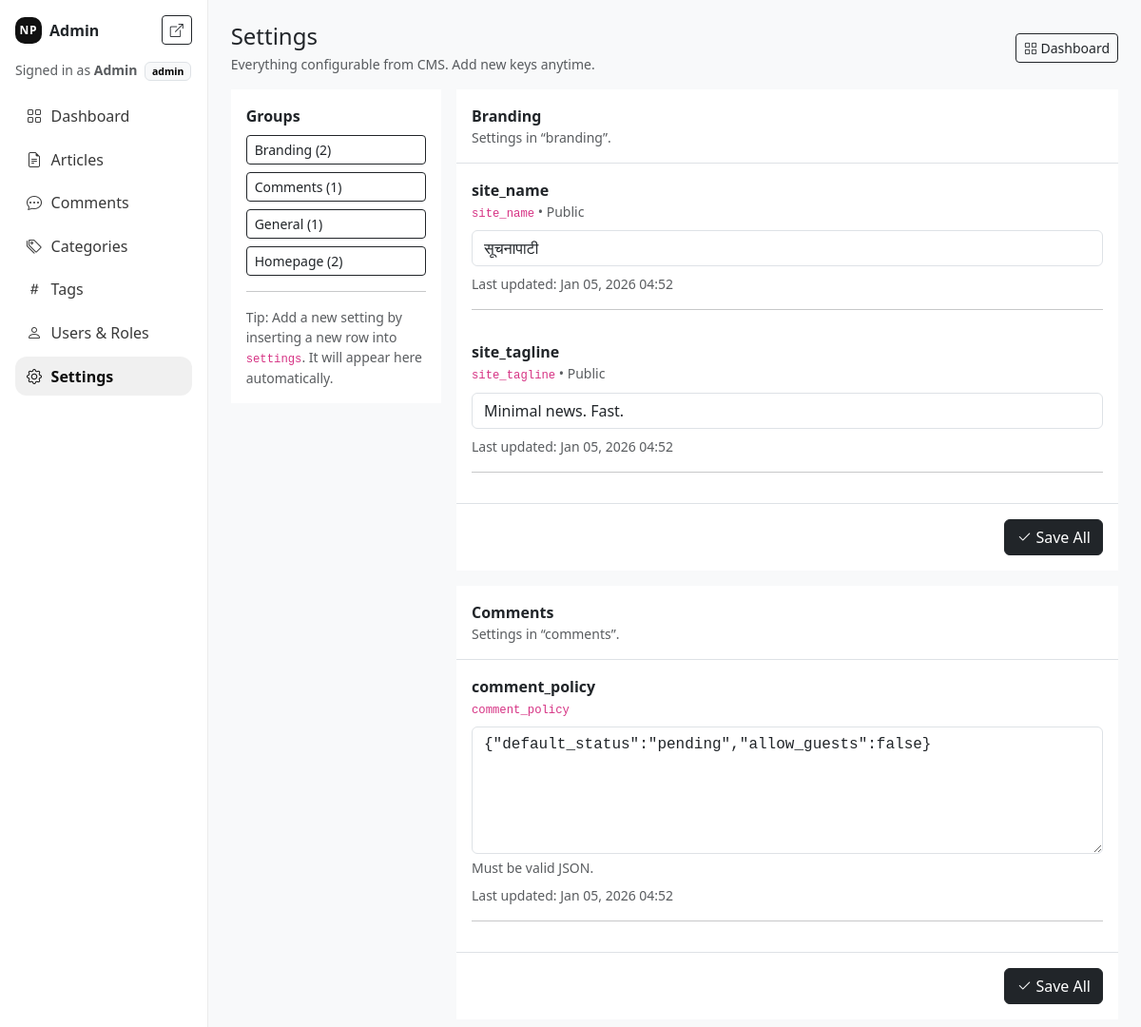
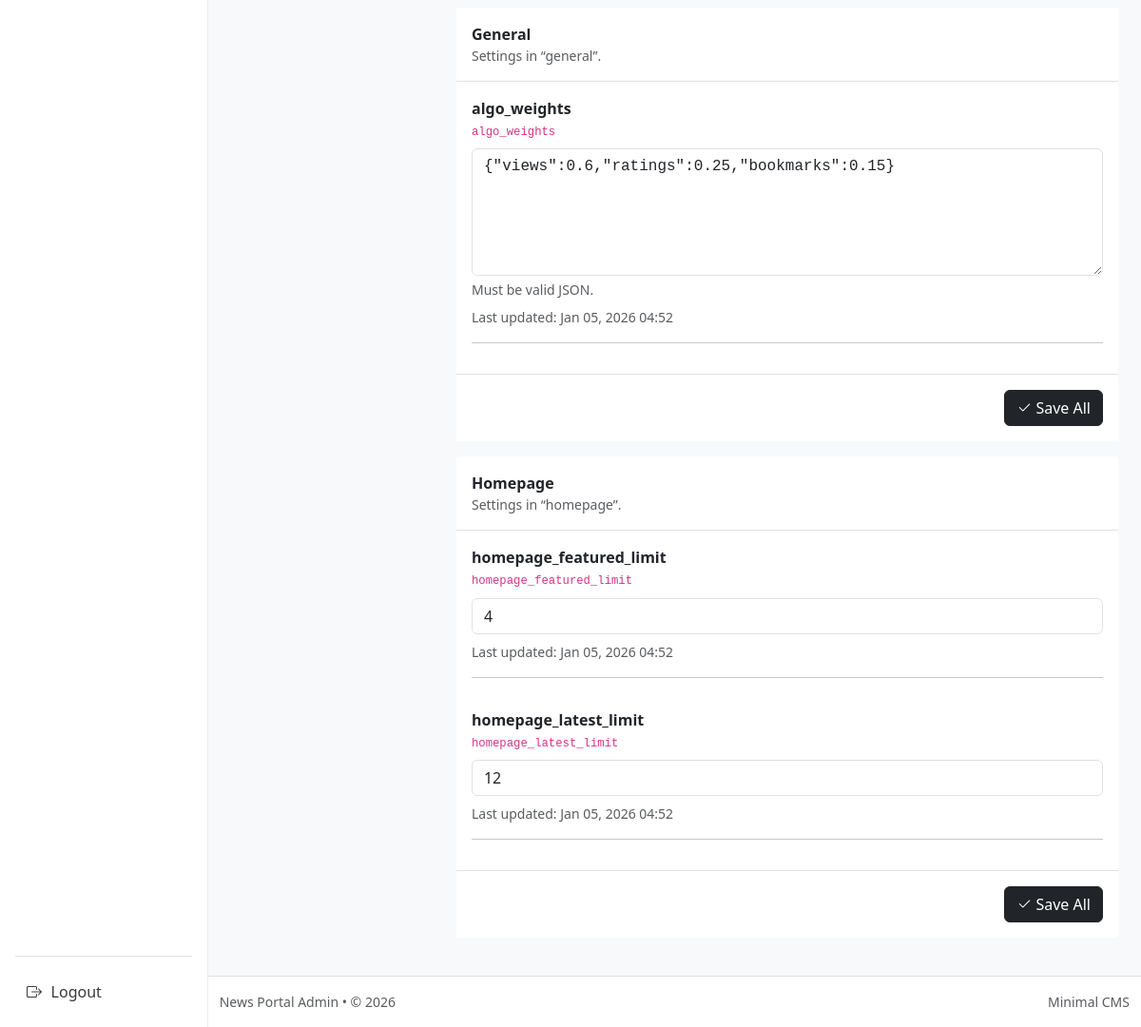
Page /public/admin/settings.php (signed in) on the committed database (2 pictures, top to bottom).
### tables this page shows
CREATE TABLE `settings` (
  `id` int(11) NOT NULL,
  `setting_key` varchar(120) NOT NULL,
  `setting_value` longtext DEFAULT NULL,
  `group_name` varchar(50) NOT NULL DEFAULT 'general',
  `type` enum('string','text','int','bool','json') NOT NULL DEFAULT 'string',
  `label` varchar(120) DEFAULT NULL,
  `description` varchar(255) DEFAULT NULL,
  `is_public` tinyint(1) NOT NULL DEFAULT 0,
  `updated_at` timestamp NULL DEFAULT NULL ON UPDATE current_timestamp()
);

### public/admin/settings.php (the view, shortened to what this page needs)
<?php
$pdo = db();
$ADMIN_URL = rtrim(BASE_URL, '/') . '/admin';
function h(?string $v): string
{
    return htmlspecialchars((string) $v, ENT_QUOTES, 'UTF-8');
}
$rows = [];
try {
    $rows = $pdo->query("
        SELECT
            id,
            setting_key,
            setting_value,
            group_name,
            type,
            label,
            description,
            is_public,
            updated_at
        FROM settings
        ORDER BY group_name ASC, setting_key ASC
    ")->fetchAll() ?: [];
} catch (Throwable $e) {
    $rows = [];
}
$groups = [];
foreach ($rows as $r) {
    $g = (string) ($r['group_name'] ?? 'general');
    $groups[$g][] = $r;
}
require_once __DIR__ . '/_partials/admin_header.php';
require_once __DIR__ . '/_partials/admin_nav.php';
?>
<main id="main" class="container-fluid p-3 p-md-4" style="max-width: 1200px;">
    <div
        class="d-flex flex-column flex-lg-row justify-content-between align-items-start align-items-lg-center gap-2 mb-3">
        <div>
            <h1 class="h4 mb-1">Settings</h1>
            <div class="small text-muted">Everything configurable from CMS. Add new keys anytime.</div>
        </div>
        <div class="d-flex gap-2 flex-wrap">
            <a class="btn btn-sm btn-outline-dark" href="<?= h($ADMIN_URL) ?>/dashboard.php">
                <i class="bi bi-grid"></i> Dashboard
            </a>
        </div>
    </div>
    <?php if (empty($rows)): ?>
        <div class="np-card p-4 bg-white">
            <div class="fw-semibold mb-1">No settings found</div>
            <div class="text-muted small">
                Insert settings rows into <code>settings</code> table, then reload this page.
            </div>
        </div>
    <?php else: ?>
        <div class="row g-3">
            <div class="col-12 col-lg-3">
                <div class="np-card p-3 bg-white">
                    <div class="fw-semibold mb-2">Groups</div>
                    <div class="d-grid gap-2">
                        <?php foreach (array_keys($groups) as $g): ?>
                            <a class="btn btn-sm btn-outline-dark text-start" href="#group-<?= h($g) ?>">
                                <?= h(ucfirst($g)) ?> (<?= count($groups[$g]) ?>)
                            </a>
                        <?php endforeach; ?>
                    </div>
                    <hr class="my-3">
                    <div class="small text-muted">
                        Tip: Add a new setting by inserting a new row into <code>settings</code>.
                        It will appear here automatically.
                    </div>
                </div>
            </div>
            <div class="col-12 col-lg-9">
                <form method="post" action="<?= h($ADMIN_URL) ?>/settings_save.php" autocomplete="off">
                    <?php foreach ($groups as $g => $items): ?>
                        <section id="group-<?= h($g) ?>" class="mb-3">
                            <div class="np-card p-0 bg-white overflow-hidden">
                                <div class="p-3 border-bottom">
                                    <div class="fw-semibold"><?= h(ucfirst($g)) ?></div>
                                    <div class="small text-muted">Settings in “<?= h($g) ?>”.</div>
                                </div>
                                <div class="p-3">
                                    <div class="row g-3">
                                        <?php foreach ($items as $it): ?>
                                            <?php
                                            $key = (string) $it['setting_key'];
                                            $rawVal = (string) ($it['setting_value'] ?? '');
                                            $decoded = null;
                                            $isJson = false;
                                            if ($rawVal !== '') {
                                                $tmp = json_decode($rawVal, true);
                                                if (json_last_error() === JSON_ERROR_NONE) {
                                                    $decoded = $tmp;
                                                    $isJson = true;
                                                }
                                            }
                                            $type = (string) ($it['type'] ?? 'string');
                                            if ($type === 'bool') {
                                                $val = ($isJson ? (bool) $decoded : ($rawVal === '1'));
                                                $val = $val ? '1' : '0';
                                            } elseif ($type === 'int') {
                                                $val = (string) ($isJson ? (int) $decoded : (int) $rawVal);
                                            } elseif ($type === 'json') {
                                                $val = $rawVal;
                                            } else {
                                                $val = $isJson && is_string($decoded) ? $decoded : $rawVal;
                                            }
                                            $type = (string) ($it['type'] ?? 'string');
                                            $label = (string) ($it['label'] ?? $key);
                                            $isPublic = (int) ($it['is_public'] ?? 0);
                                            $name = 'settings[' . $key . ']';
                                            ?>
                                            <div class="col-12">
                                                <div class="d-flex justify-content-between align-items-start gap-3">
                                                    <div>
                                                        <div class="fw-semibold"><?= h($label) ?></div>
                                                        <div class="small text-muted">
                                                            <code><?= h($key) ?></code>
                                                            <?= $isPublic ? ' • Public' : '' ?>
                                                        </div>
                                                    </div>
                                                </div>
                                                <div class="mt-2">
                                                    <?php if ($type === 'bool'): ?>
                                                        <select class="form-select" name="<?= h($name) ?>">
                                                            <option value="1" <?= ($val === '1') ? 'selected' : '' ?>>Yes</option>
                                                            <option value="0" <?= ($val === '0') ? 'selected' : '' ?>>No</option>
                                                        </select>
                                                    <?php elseif ($type === 'int'): ?>
                                                        <input class="form-control" type="number" name="<?= h($name) ?>"
                                                            value="<?= h($val) ?>">
                                                    <?php elseif ($type === 'text'): ?>
                                                        <textarea class="form-control" rows="3"
                                                            name="<?= h($name) ?>"><?= h($val) ?></textarea>
                                                    <?php elseif ($type === 'json'): ?>
                                                        <textarea class="form-control font-monospace" rows="5" name="<?= h($name) ?>"
                                                            placeholder='{"example":true}'><?= h($val) ?></textarea>
                                                        <div class="form-text">Must be valid JSON.</div>
                                                    <?php else: ?>
                                                        <input class="form-control" type="text" name="<?= h($name) ?>"
                                                            value="<?= h($val) ?>">
                                                    <?php endif; ?>
                                                </div>
                                                <?php if (!empty($it['updated_at'])): ?>
                                                    <div class="small text-muted mt-2">
                                                        Last updated:
                                                        <?= h(date('M d, Y H:i', strtotime((string) $it['updated_at']))) ?>
                                                    </div>
                                                <?php endif; ?>
                                                <hr class="my-3">
                                            </div>
                                        <?php endforeach; ?>
                                    </div>
                                </div>
                                <div class="p-3 border-top d-flex justify-content-end">
                                    <button class="btn btn-dark" type="submit">
                                        <i class="bi bi-check2"></i> Save All
                                    </button>
                                </div>
                            </div>
                        </section>
                    <?php endforeach; ?>
                </form>
            </div>
        </div>
    <?php endif; ?>
</main>
<?php require_once __DIR__ . '/_partials/admin_footer.php'; ?>

### rows in the picture
settings: setting_key "site_name", is_public "• Public", setting_value "सूचनापाटी", updated_at "Jan 05, 2026 04:52"
settings: setting_key "site_tagline", is_public "• Public", setting_value "Minimal news. Fast.", updated_at "Jan 05, 2026 04:52"
settings: setting_key "comment_policy", setting_key+setting_value "{\"default_status\":\"pending\",\"allow_guests\":false}", updated_at "Jan 05, 2026 04:52"
settings: setting_key "algo_weights", setting_key+setting_value "{\"views\":0.6,\"ratings\":0.25,\"bookmarks\":0.15}", updated_at "Jan 05, 2026 04:52"
settings: setting_key "homepage_featured_limit", setting_value "4", updated_at "Jan 05, 2026 04:52"
settings: setting_key "homepage_latest_limit", setting_value "12", updated_at "Jan 05, 2026 04:52"

### other values in the picture
$user['name'] "Admin"
$role "admin"
$g "Branding"
count($groups[$g]) "2"
$g "Comments"
count($groups[$g]) "1"
$g "General"
$g "Homepage"
$g "branding"
$g "comments"
$g "general"
$g "homepage"
APP_NAME "News Portal"
